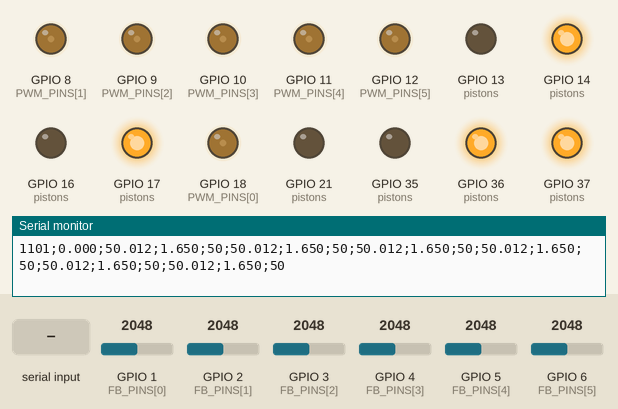
The sketch below on a simulated ESP32-S3. Parts: output pins drawn as LEDs (lit = HIGH), the last lines printed to the serial monitor. The inputs (shaded band) are chosen by the test bench; at power-on: GPIO 1 (FB_PINS[0]) = 2048, GPIO 2 (FB_PINS[1]) = 2048, GPIO 3 (FB_PINS[2]) = 2048, GPIO 4 (FB_PINS[3]) = 2048, GPIO 5 (FB_PINS[4]) = 2048, GPIO 6 (FB_PINS[5]) = 2048 (analog values on the 0–4095 scale).

Above: at 1.2 s.
1.3 s: "kp=\n" received over Serial
At 1.6 s:
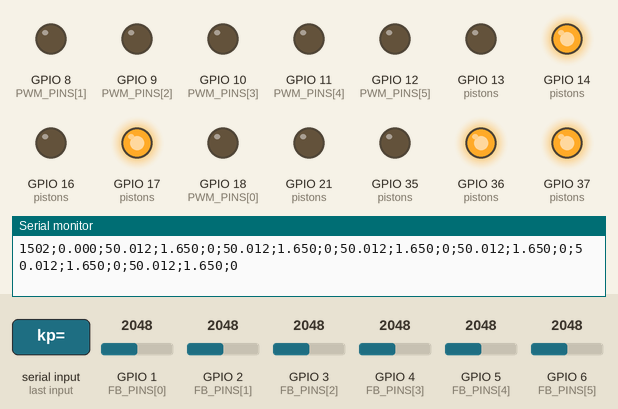
2.8 s: "ki=90\n" received over Serial
At 3.9 s:
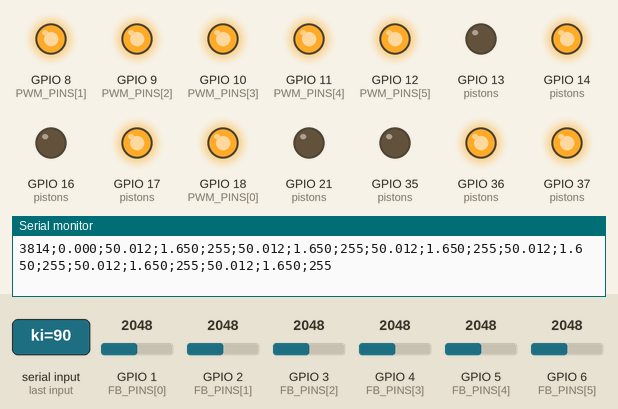
4.3 s: "ki=,45\n" received over Serial
At 5.1 s:
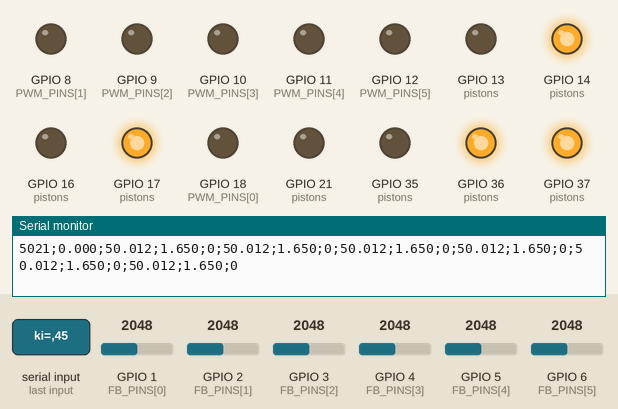
5.8 s: "kp=90\n" received over Serial
At 6.2 s:
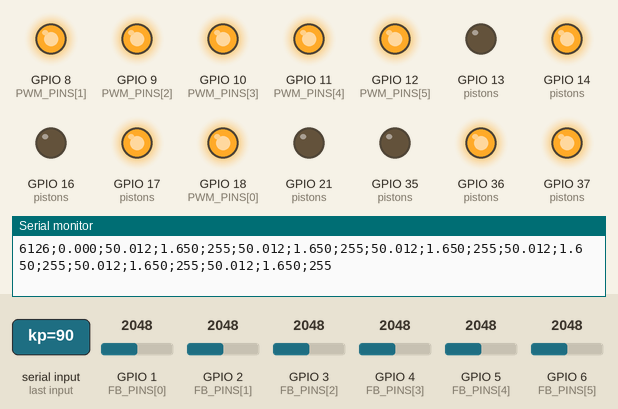
7.3 s: GPIO 1 (FB_PINS[0]) set to 60
At 8.5 s:
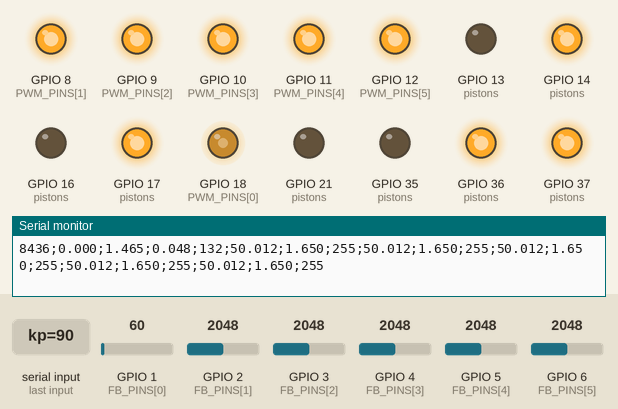
8.8 s: GPIO 2 (FB_PINS[1]) set to 60
At 9.6 s:
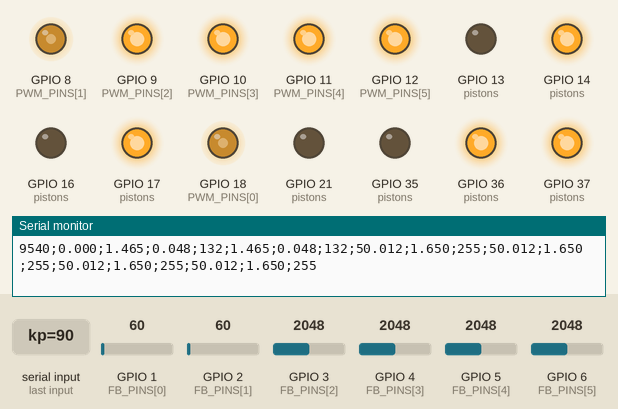
Timing chart, 0 to 11.3 s (numbered marks = the images above; inputs shaded):
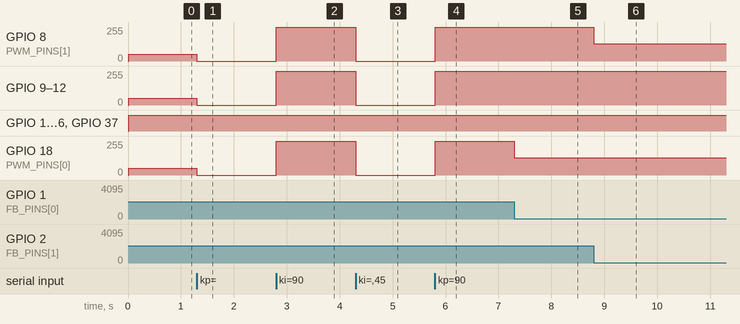

Measured:
- after the input at 1.3 s, GPIO 8 (PWM_PINS[1]), GPIO 9 (PWM_PINS[2]), GPIO 10 (PWM_PINS[3]), GPIO 11 (PWM_PINS[4]), GPIO 12 (PWM_PINS[5]), GPIO 18 (PWM_PINS[0]): 50/255 → 0/255 at once
- after the input at 2.8 s, GPIO 8 (PWM_PINS[1]), GPIO 9 (PWM_PINS[2]), GPIO 10 (PWM_PINS[3]), GPIO 11 (PWM_PINS[4]), GPIO 12 (PWM_PINS[5]), GPIO 18 (PWM_PINS[0]): 0/255 → 255/255 at once
- after the input at 4.3 s, GPIO 8 (PWM_PINS[1]), GPIO 9 (PWM_PINS[2]), GPIO 10 (PWM_PINS[3]), GPIO 11 (PWM_PINS[4]), GPIO 12 (PWM_PINS[5]), GPIO 18 (PWM_PINS[0]): 255/255 → 0/255 at once
- after the input at 5.8 s, GPIO 8 (PWM_PINS[1]), GPIO 9 (PWM_PINS[2]), GPIO 10 (PWM_PINS[3]), GPIO 11 (PWM_PINS[4]), GPIO 12 (PWM_PINS[5]), GPIO 18 (PWM_PINS[0]): 0/255 → 255/255 at once
- after the input at 7.3 s, GPIO 18 (PWM_PINS[0]): 255/255 → 131/255 at once
- after the input at 8.8 s, GPIO 8 (PWM_PINS[1]): 255/255 → 131/255 at once

The sketch:

send-sp-to-all.ino
```cpp
#include <Arduino.h>

// ================== PINAGEM (ajuste se precisar) ==================
// ADC1 no S3: GPIO1..GPIO10 (ADC1_CH0..CH9)
const int FB_PINS[6] = {1, 2, 3, 4, 5, 6};  // feedback analógico (0..3,3V)

// Seis saídas PWM em pinos distintos (evite 19/20 - USB)
const int PWM_PINS[6]  = {18, 8, 9, 10, 11, 12};
const int PWM_CHANS[6] = {0, 1, 2, 3, 4, 5}; // canais LEDC dedicados

// IN1/IN2 (direção) — ajuste conforme seu driver
struct PistonIO { int in1; int in2; };
PistonIO pistons[6] = {
  {13, 14}, // Pistão 1
  {16, 17}, // Pistão 2
  {35, 36}, // Pistão 3
  {21, 38}, // Pistão 4
  {39, 37}, // Pistão 5
  {41, 42}  // Pistão 6
};

// ================== PWM (LEDC) ==================
#define PWM_FREQ 20000
#define PWM_RES   8   // 0..255

// ================== CONTROLE ==================
float SP_pct = 0.0f;            // setpoint em %
float Kp = 1.0f;                // ganho proporcional (ajuste)
float Ki = 0.0f;                // ganho integral (ajuste)
float deadband_pct = 0.0f;      // banda morta em % (solta ao redor do SP)
float integ[6] = {0,0,0,0,0,0}; // acumulador integral por pistão
uint32_t last_ms = 0;

// Limites
const float MAX_PWM = 255.0f;
const float INT_LIM = 400.0f;   // anti-windup p/ integral

// CSV
bool csv_header_done = false;

// Utilidades
static inline float clampf(float v, float lo, float hi) {
  if (v < lo) return lo;
  if (v > hi) return hi;
  return v;
}

void setDirAdvance(int i) { digitalWrite(pistons[i].in1, HIGH); digitalWrite(pistons[i].in2, LOW);  }
void setDirReturn (int i) { digitalWrite(pistons[i].in1, LOW ); digitalWrite(pistons[i].in2, HIGH); }
void setDirFree   (int i) { digitalWrite(pistons[i].in1, LOW ); digitalWrite(pistons[i].in2, LOW ); }

void setup() {
  Serial.begin(115200);
  while (!Serial) {}

  // ADC
  analogReadResolution(12); // 0..4095
  for (int i = 0; i < 6; i++) analogSetPinAttenuation(FB_PINS[i], ADC_11db);

  // PWM — 6 canais independentes
  for (int i = 0; i < 6; i++) {
    ledcSetup(PWM_CHANS[i], PWM_FREQ, PWM_RES);
    ledcAttachPin(PWM_PINS[i], PWM_CHANS[i]);
    ledcWrite(PWM_CHANS[i], 0);
  }

  // Direções
  for (int i = 0; i < 6; i++) {
    pinMode(pistons[i].in1, OUTPUT);
    pinMode(pistons[i].in2, OUTPUT);
    setDirFree(i);
  }

  last_ms = millis();

  Serial.println(F("\n=== ESP32-S3 | 6 PWMs independentes | Controle PI ==="));
  Serial.println(F("Comandos:"));
  Serial.println(F("  sp=NN       -> setpoint em % (0..100)"));
  Serial.println(F("  kp=x.x      -> ganho proporcional"));
  Serial.println(F("  ki=x.x      -> ganho integral (por segundo)"));
  Serial.println(F("  db=x.x      -> deadband em %"));
  Serial.println(F("  h           -> ajuda"));

  // Dica pro Excel: usa ; como separador de campos
  Serial.println(F("sep=;"));
}

String line;

void loop() {
  // ====== Parser de comandos ======
  while (Serial.available()) {
    char c = Serial.read();
    if (c == '\r') continue;
    if (c == '\n') {
      String cmd = line; line = ""; cmd.trim();

      if (cmd.equalsIgnoreCase("h")) {
        Serial.println(F("sp=NN, kp=x.x, ki=x.x, db=x.x"));
      } else if (cmd.startsWith("sp=") || cmd.startsWith("SP=")) {
        float v = cmd.substring(3).toFloat();
        SP_pct = clampf(v, 0.0f, 100.0f);
        Serial.printf("SP=%.2f%%\n", SP_pct);
      } else if (cmd.startsWith("kp=") || cmd.startsWith("KP=")) {
        Kp = cmd.substring(3).toFloat();
        Serial.printf("Kp=%.4f\n", Kp);
      } else if (cmd.startsWith("ki=") || cmd.startsWith("KI=")) {
        Ki = cmd.substring(3).toFloat();
        Serial.printf("Ki=%.4f (1/s)\n", Ki);
      } else if (cmd.startsWith("db=") || cmd.startsWith("DB=")) {
        deadband_pct = fabs(cmd.substring(3).toFloat());
        Serial.printf("deadband=%.3f%%\n", deadband_pct);
      } else if (cmd.length() > 0) {
        Serial.println(F("Comando invalido. Use sp=, kp=, ki=, db= ou h"));
      }
    } else {
      line += c;
      if (line.length() > 64) line.remove(0, line.length() - 64);
    }
  }

  // ====== Controle em tempo discreto ======
  uint32_t now = millis();
  float dt = (now - last_ms) / 1000.0f; // segundos
  if (dt <= 0) dt = 1e-3f;
  last_ms = now;

  // Medidas
  int   fbRaw[6];
  float fbV[6], fbPct[6];

  for (int i = 0; i < 6; i++) {
    fbRaw[i] = analogRead(FB_PINS[i]);          // 0..4095
    fbV[i]   = fbRaw[i] * 3.3f / 4095.0f;       // Volts
    fbPct[i] = clampf((fbV[i] / 3.3f) * 100.0f, 0.0f, 100.0f);
  }

  // Controle por pistão
  for (int i = 0; i < 6; i++) {
    float erro = SP_pct - fbPct[i];

    // Deadband -> solta e zera PWM
    if (fabs(erro) <= deadband_pct) {
      setDirFree(i);
      ledcWrite(PWM_CHANS[i], 0);
      continue;
    }

    // Integração com anti-windup
    integ[i] += erro * dt;
    integ[i] = clampf(integ[i], -INT_LIM, INT_LIM);

    // Ação de controle (PI)
    float u = Kp * erro + Ki * integ[i];

    // Direção e módulo
    if (u > 0) {
      setDirAdvance(i);
    } else {
      setDirReturn(i);
    }

    float pwmf = fabs(u);

    // Saturação de velocidade máxima
    if (pwmf > MAX_PWM) pwmf = MAX_PWM;

    uint8_t pwm = (uint8_t) roundf(pwmf);
    ledcWrite(PWM_CHANS[i], pwm);
  }

  // ====== Telemetria (100 ms) ======
  static uint32_t t0 = 0;
  if (millis() - t0 >= 100) {
    t0 = millis();

    // Cabeçalho CSV (somente 1x)
    if (!csv_header_done) {
      Serial.print(F("ms;SP_pct;"));
      for (int i = 0; i < 6; i++) {
        Serial.printf("FB%d_pct;FB%d_V;PWM%d%s",
                      i+1, i+1, i+1, (i==5 ? "\n" : ";"));
      }
      csv_header_done = true;
    }

    // Linha de dados
    Serial.printf("%lu;%.3f;", (unsigned long)now, SP_pct);
    for (int i = 0; i < 6; i++) {
      int duty = ledcRead(PWM_CHANS[i]);
      Serial.printf("%.3f;%.3f;%d%s",
                    fbPct[i], fbV[i], duty, (i==5 ? "\n" : ";"));
    }
  }
}
```
